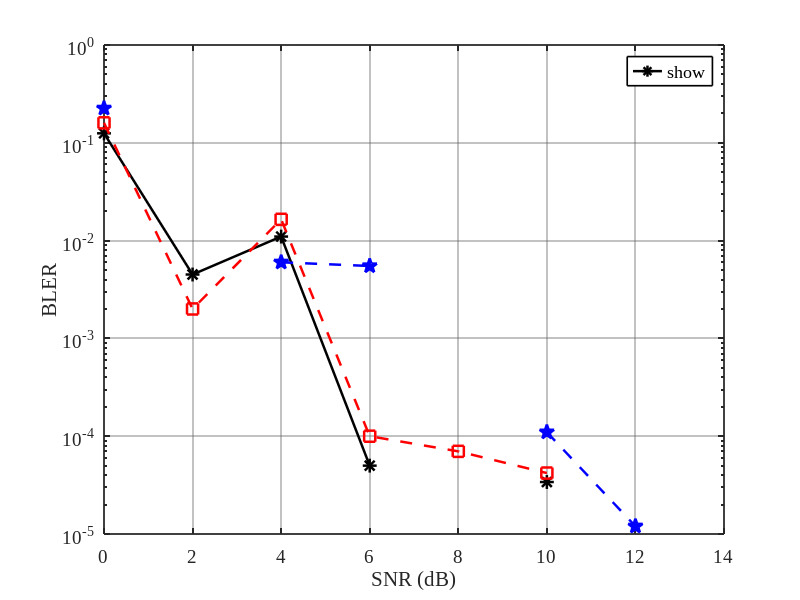

Reproduce this figure in MATLAB.
%% =========================================================================
% Script: plot_bler_mrc_impcsi_eva.m
% Description: Plots BLER vs. SNR for SVC-MRC under perfect CSI (\epsilon = 0)
%              and imperfect CSI (\epsilon = 0.2, 0.7) matching the IEEE format.
% =========================================================================

clc;
clear;
close all;

%% 1. SNR Vector and Simulated/Extracted Data Points
snr_db = 0:2:14;

% BLER Data corresponding to:
% Curve 1: \epsilon = 0   (pCSI)
% Curve 2: \epsilon = 0.2 (ipCSI)
% Curve 3: \epsilon = 0.7 (ipCSI)
bler_eps_0_0 = [1.25e-1, .45e-2, 1.10e-2, .05e-3, .00e-4, 3.40e-5, .00e-6, 1.00e-6];
bler_eps_0_2 = [1.60e-1, .20e-2, 1.65e-2, .10e-3, .70e-4, 4.20e-5, .00e-6, 1.50e-6];
bler_eps_0_7 = [2.25e-1, .00e-2, .60e-2, 5.50e-3, .00e-4, 1.10e-4, 1.20e-5, .00e-6];

%% 2. Figure Setup & Publication Styling
figure('Units', 'inches', 'Position', [2, 2, 4.8, 4.2], 'Color', [1 1 1]);

% 1. \epsilon = 0 (pCSI) -> Solid Black Line with Asterisk
semilogy(snr_db, bler_eps_0_0, '-k*', ...
    'LineWidth', 1.8, 'MarkerSize', 10, 'DisplayName', '\epsilon = 0  (pCSI)');
hold on;

% 2. \epsilon = 0.2 (ipCSI) -> Dashed Red Line with Square
semilogy(snr_db, bler_eps_0_2, '--rs', ...
    'LineWidth', 1.8, 'MarkerSize', 8, 'MarkerFaceColor', 'none', ...
    'DisplayName', '\epsilon = 0.2  (ipCSI)');

% 3. \epsilon = 0.7 (ipCSI) -> Dashed Blue Line with Pentagram
semilogy(snr_db, bler_eps_0_7, '--bp', ...
    'LineWidth', 1.8, 'MarkerSize', 11, 'MarkerFaceColor', 'b', ...
    'DisplayName', '\epsilon = 0.7  (ipCSI)');

hold off;

%% 3. Axes Formatting
grid on;
set(gca, ...
    'FontName', 'Times New Roman', ...
    'FontSize', 14, ...
    'LineWidth', 1.2, ...
    'Box', 'on', ...
    'XMinorGrid', 'off', ...
    'YMinorGrid', 'off', ...
    'GridLineStyle', '-', ...
    'GridAlpha', 0.4, ...
    'GridColor', [0.4 0.4 0.4]);

xlabel('SNR (dB)', 'FontSize', 15, 'FontName', 'Times New Roman');
ylabel('BLER', 'FontSize', 15, 'FontName', 'Times New Roman');

xlim([0 14]);
ylim([1e-5 1]);
set(gca, 'YTick', [1e-5 1e-4 1e-3 1e-2 1e-1 1e0]);
set(gca, 'XTick', 0:2:14);

%% 4. Legend Styling
leg = legend('show', 'Location', 'northeast');
set(leg, ...
    'FontName', 'Times New Roman', ...
    'FontSize', 13, ...
    'LineWidth', 1.2, ...
    'EdgeColor', 'k', ...
    'Color', [1 1 1]);
